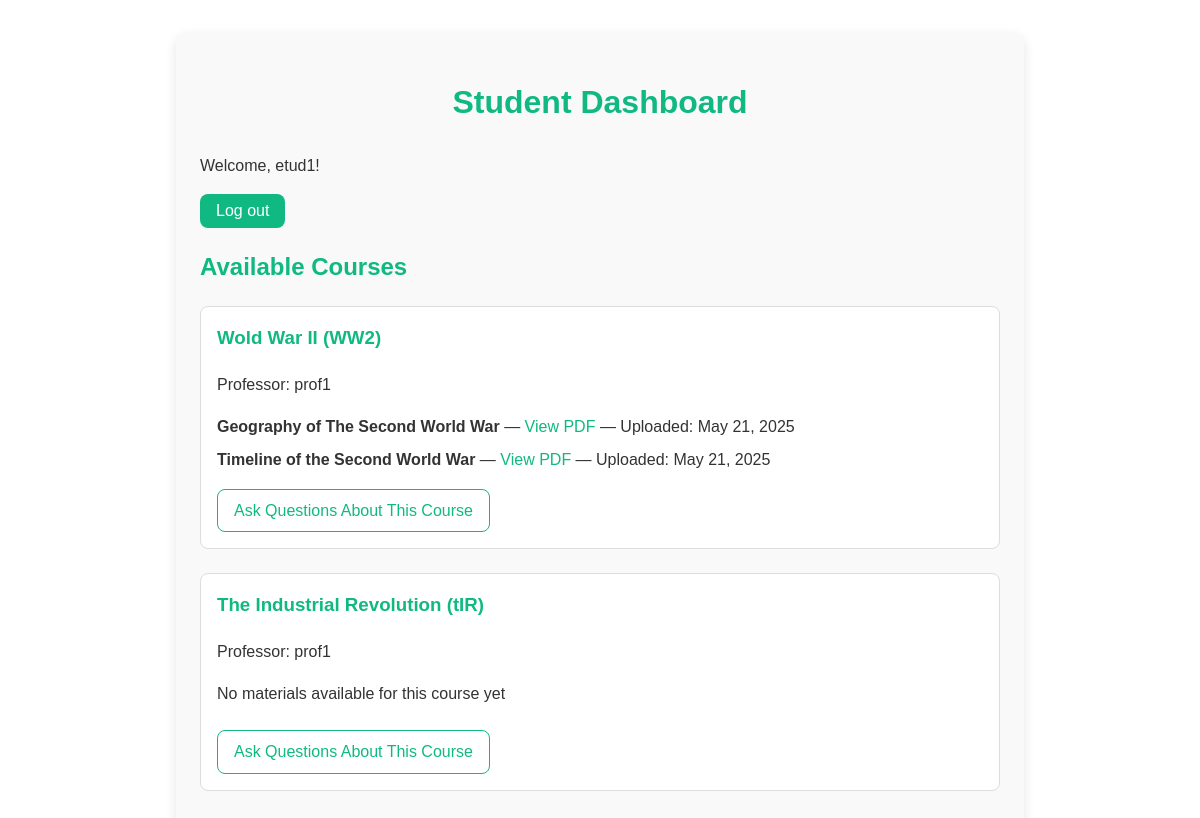
The page / (signed in) on the database its author committed.
### users/models.py (models this page shows)
class CustomUser(AbstractUser):
    ROLE_CHOICES = (
        ('student', 'Student'),
        ('professor', 'Professor'),
    )
    role = models.CharField(max_length=10, choices=ROLE_CHOICES)

### core/models.py (models this page shows, shortened)
class Course(models.Model):
    title = models.CharField(max_length=200)
    code = models.CharField(max_length=20, unique=True)
    professor = models.ForeignKey(settings.AUTH_USER_MODEL, on_delete=models.CASCADE)
    created_at = models.DateTimeField(auto_now_add=True)

class CourseMaterial(models.Model):
    course = models.ForeignKey(Course, on_delete=models.CASCADE, null=True)
    title = models.CharField(max_length=200)
    file = models.FileField(upload_to='courses/')
    uploaded_by = models.ForeignKey(settings.AUTH_USER_MODEL, on_delete=models.CASCADE)
    uploaded_at = models.DateTimeField(auto_now_add=True)

### core/views.py (the view)
# urls.py: path('', views.dashboard, name='dashboard'),
@login_required
def dashboard(request):
    if request.user.groups.filter(name='Professors').exists():
        course_form = CourseForm(request.POST or None)
        material_form = CourseMaterialForm(request.user, request.POST or None, request.FILES or None)
        if request.method == 'POST':
            if 'create_course' in request.POST and course_form.is_valid():
                new_course = course_form.save(commit=False)
                new_course.professor = request.user
                new_course.save()
                return redirect('dashboard')
            if 'upload_material' in request.POST and material_form.is_valid():
                new_material = material_form.save(commit=False)
                new_material.uploaded_by = request.user
                new_material.save()
                return redirect('dashboard')
        professor_courses = Course.objects.filter(professor=request.user)
        professor_materials = CourseMaterial.objects.filter(uploaded_by=request.user)
        return render(request, 'core/professor_dashboard.html', {
            'course_form': course_form,
            'material_form': material_form,
            'courses': professor_courses,
            'materials': professor_materials
        })
    elif request.user.groups.filter(name='Students').exists():
        all_courses = Course.objects.all()
        return render(request, 'core/student_dashboard.html', {
            'courses': all_courses
        })
    else:
        return render(request, 'core/home.html', {
            'error': 'You are not assigned to a role (Student/Professor).'
        })

### core/templates/core/student_dashboard.html (shortened to what this page needs)
<!DOCTYPE html>
<html lang="en">
<head>
</head>
<body>
    <div class="container">
        <h1>Student Dashboard</h1>
        <p>Welcome, {{ user.username }}!</p>
        <form method="post" action="{% url 'logout' %}">
            <button type="submit">Log out</button>
        </form>
        <h2>Available Courses</h2>
        {% for course in courses %}
            <div class="course-section">
                <h3>{{ course.title }} ({{ course.code }})</h3>
                <p>Professor: {{ course.professor.get_full_name|default:course.professor.username }}</p>
                <div class="materials-list">
                    {% for material in course.coursematerial_set.all %}
                        <div class="material-item">
                            <strong>{{ material.title }}</strong> —
                            <a href="{{ material.file.url }}" target="_blank">View PDF</a> —
                            <span>Uploaded: {{ material.uploaded_at|date:"M d, Y" }}</span>
                        </div>
                    {% empty %}
                        <p>No materials available for this course yet</p>
                    {% endfor %}
                </div>
                <a href="{% url 'course-chat' course.id %}" class="chat-link">
                    Ask Questions About This Course
                </a>
            </div>
        {% empty %}
            <p>No courses available yet. Check back later!</p>
        {% endfor %}
    </div>
</body>
</html>

### core/templates/core/student_dashboard.html (style rules this page uses)
:root { --primary-color: #10b981; --text-color: #333; --secondary-text: #666; --background: #ffffff; --card-bg: #f9f9f9; --border-color: #ddd; }
body { font-family: Arial, sans-serif; margin: 0; padding: 0; background-color: var(--background); color: var(--text-color); line-height: 1.6; }
.container { max-width: 800px; margin: 2rem auto; padding: 1.5rem; border-radius: 12px; background-color: var(--card-bg); box-shadow: 0 4px 12px rgba(0, 0, 0, 0.1); }
h1, h2, h3 { color: var(--primary-color); }
h1 { text-align: center; margin-bottom: 1.5rem; }
button { background-color: var(--primary-color); color: #fff; border: none; border-radius: 8px; padding: 0.5rem 1rem; cursor: pointer; font-size: 1rem; transition: background-color 0.3s ease; }
.course-section { margin-bottom: 1.5rem; padding: 1rem; border: 1px solid var(--border-color); border-radius: 8px; background-color: var(--background); }
.course-section h3 { margin-top: 0; }
.materials-list { margin-top: 0.5rem; }
.material-item { margin-bottom: 0.5rem; }
a { color: var(--primary-color); text-decoration: none; }
p { margin: 1rem 0; }
.chat-link { display: inline-block; margin-top: 0.5rem; padding: 0.5rem 1rem; border: 1px solid var(--primary-color); border-radius: 8px; background-color: transparent; color: var(--primary-color); transition: all 0.3s ease; }

### rows shown on the page
CustomUser: username "etud1"
Course: title "Wold War II", code "WW2", professor.get_full_name "prof1"
CourseMaterial: title "Geography of The Second World War", uploaded_at "May 21, 2025"
CourseMaterial: title "Timeline of the Second World War", uploaded_at "May 21, 2025"
Course: title "The Industrial Revolution", code "tIR", professor.get_full_name "prof1"
